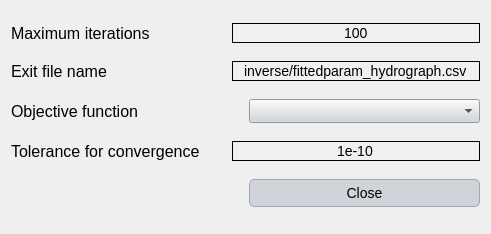
<?xml version="1.0" encoding="UTF-8"?>
<ui version="4.0">
 <class>Dialog</class>
 <widget class="QDialog" name="Dialog">
  <property name="geometry">
   <rect>
    <x>0</x>
    <y>0</y>
    <width>491</width>
    <height>234</height>
   </rect>
  </property>
  <property name="windowTitle">
   <string>Dialog</string>
  </property>
  <property name="styleSheet">
   <string notr="true">QLabel {
    font-family: 'Georgia'; /* Cambiar la fuente a Georgia */
    font-size: 16px; /* Cambiar el tamaño de la fuente */
    color: #000000; /* Color del texto (blanco) */
}

QLineEdit {
    font-family: 'Georgia'; /* Cambiar la fuente a Georgia */
    font-size: 14px; /* Cambiar el tamaño de la fuente */
    color: #000000; /* Color del texto (blanco) */
    background-color: #f0f0f0; /* Color de fondo del QLineEdit */
    border: 1px solid #000000; /* Borde blanco */
}

QComboBox {
    font-family: 'Georgia'; /* Cambiar la fuente a Georgia */
    font-size: 14px; /* Cambiar el tamaño de la fuente */
    color: #000000; /* Color del texto (blanco) */
    background-color: #cfd4da; /* Fondo oscuro del ComboBox */
}

QRadioButton {
    font-family: 'Georgia'; /* Cambiar la fuente a Georgia */
    font-size: 14px; /* Cambiar el tamaño de la fuente */
    color: #000000; /* Color del texto (blanco) */
}

QCheckBox {
    font-family: 'Georgia'; /* Cambiar la fuente a Georgia */
    font-size: 14px; /* Cambiar el tamaño de la fuente */
    color: #000000; /* Color del texto (blanco) */
}

/* Cambiar la fuente y estilo de los QPushButton */
QPushButton {
    font-family: 'Georgia'; /* Cambiar la fuente */
    font-size: 14px; /* Cambiar el tamaño de la fuente */
    color: #000000; /* Color del texto negro */
    background-color: #cfd4da; /* Fondo gris claro */
    border: 1px solid #a1a6ad; /* Borde gris medio */
    border-radius: 5px; /* Bordes redondeados */
    padding: 5px; /* Espaciado interno */
}

/* Estilo cuando el ratón pasa sobre el botón */
QPushButton:hover {
    color: #000000; /* Mantener el texto negro */
    background-color: #b7bcc3; /* Fondo gris un poco más oscuro al pasar el mouse */
}

/* Estilo cuando el botón está presionado */
QPushButton:pressed {
    background-color: #a6acb3; /* Fondo ligeramente más oscuro al presionar */
    color: #000000; /* Mantener el texto negro cuando se presiona */
}



/* Estilo general para QTableWidget y QTableView */
QTableWidget, QTableView {
    font-family: 'Georgia'; /* Cambiar la fuente a Georgia */
    font-size: 14px; /* Tamaño de la fuente */
    color: #000000; /* Color del texto negro */
    background-color: #e6e9ed; /* Fondo gris claro para la tabla */
    gridline-color: #a1a6ad; /* Color de las líneas de la tabla (gris medio) */
    selection-background-color: #b7bcc3; /* Color de fondo cuando se selecciona una celda (gris suave) */
    selection-color: #000000; /* Color del texto cuando la celda está seleccionada (negro) */
}

/* Estilo para el encabezado horizontal de la tabla */
QHeaderView::section {
    font-family: 'Georgia'; /* Cambiar la fuente a Georgia */
    font-size: 14px; /* Tamaño de la fuente */
    color: #000000; /* Color del texto negro */
    background-color: #cfd4da; /* Fondo gris claro del encabezado */
    border: 1px solid #a1a6ad; /* Borde gris medio entre las secciones */
    padding: 4px; /* Espaciado interno en el encabezado */
}

/* Estilo para las celdas de la tabla al pasar el mouse */
QTableWidget::item:hover, QTableView::item:hover {
    background-color: #b7bcc3; /* Fondo gris suave al pasar el mouse */
    color: #000000; /* Mantener el texto negro */
}

/* Estilo para las celdas cuando están seleccionadas */
QTableWidget::item:selected, QTableView::item:selected {
    background-color: #a6acb3; /* Fondo gris intermedio cuando está seleccionado */
    color: #000000; /* Texto negro cuando está seleccionado */
}

/* Ajustar el tamaño de las celdas */
QTableWidget::item, QTableView::item {
    padding: 4px; /* Espaciado interno de las celdas */
}

/* Estilo para el borde inferior de la tabla */
QTableCornerButton::section {
    background-color: #cfd4da; /* Fondo del botón de esquina */
    border: 1px solid #a1a6ad; /* Borde gris medio del botón de esquina */
}</string>
  </property>
  <layout class="QGridLayout" name="gridLayout">
   <item row="0" column="0" colspan="2">
    <layout class="QHBoxLayout" name="horizontalLayout">
     <item>
      <widget class="QLabel" name="label">
       <property name="minimumSize">
        <size>
         <width>215</width>
         <height>0</height>
        </size>
       </property>
       <property name="text">
        <string>Maximum iterations</string>
       </property>
      </widget>
     </item>
     <item>
      <widget class="QLineEdit" name="max_iterations">
       <property name="text">
        <string>100</string>
       </property>
       <property name="alignment">
        <set>Qt::AlignCenter</set>
       </property>
      </widget>
     </item>
    </layout>
   </item>
   <item row="1" column="0" colspan="2">
    <layout class="QHBoxLayout" name="horizontalLayout_2">
     <item>
      <widget class="QLabel" name="label_2">
       <property name="minimumSize">
        <size>
         <width>215</width>
         <height>0</height>
        </size>
       </property>
       <property name="text">
        <string>Exit file name</string>
       </property>
      </widget>
     </item>
     <item>
      <widget class="QLineEdit" name="exit_file">
       <property name="text">
        <string>inverse/fittedparam_hydrograph.csv</string>
       </property>
       <property name="alignment">
        <set>Qt::AlignCenter</set>
       </property>
      </widget>
     </item>
    </layout>
   </item>
   <item row="2" column="0" colspan="2">
    <layout class="QHBoxLayout" name="horizontalLayout_3">
     <item>
      <widget class="QLabel" name="label_3">
       <property name="minimumSize">
        <size>
         <width>215</width>
         <height>0</height>
        </size>
       </property>
       <property name="text">
        <string>Objective function</string>
       </property>
      </widget>
     </item>
     <item>
      <widget class="QComboBox" name="objective_function"/>
     </item>
    </layout>
   </item>
   <item row="3" column="0" colspan="2">
    <layout class="QHBoxLayout" name="horizontalLayout_4">
     <item>
      <widget class="QLabel" name="label_4">
       <property name="minimumSize">
        <size>
         <width>215</width>
         <height>0</height>
        </size>
       </property>
       <property name="text">
        <string>Tolerance for convergence</string>
       </property>
      </widget>
     </item>
     <item>
      <widget class="QLineEdit" name="tolerance">
       <property name="cursor">
        <cursorShape>IBeamCursor</cursorShape>
       </property>
       <property name="text">
        <string>1e-10</string>
       </property>
       <property name="alignment">
        <set>Qt::AlignCenter</set>
       </property>
      </widget>
     </item>
    </layout>
   </item>
   <item row="4" column="1">
    <widget class="QPushButton" name="close_dialog">
     <property name="text">
      <string>Close</string>
     </property>
    </widget>
   </item>
  </layout>
 </widget>
 <resources/>
 <connections/>
</ui>
